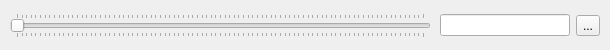
<?xml version="1.0" encoding="UTF-8"?>
<ui version="4.0">
 <class>Pump</class>
 <widget class="QWidget" name="Pump">
  <property name="geometry">
   <rect>
    <x>0</x>
    <y>0</y>
    <width>610</width>
    <height>50</height>
   </rect>
  </property>
  <property name="windowTitle">
   <string>Pump</string>
  </property>
  <widget class="QWidget" name="horizontalLayoutWidget">
   <property name="geometry">
    <rect>
     <x>10</x>
     <y>10</y>
     <width>421</width>
     <height>31</height>
    </rect>
   </property>
   <layout class="QHBoxLayout" name="horizontalLayout">
    <item>
     <widget class="QSlider" name="horizontalSlider">
      <property name="enabled">
       <bool>true</bool>
      </property>
      <property name="minimum">
       <number>12</number>
      </property>
      <property name="maximum">
       <number>100</number>
      </property>
      <property name="pageStep">
       <number>1</number>
      </property>
      <property name="orientation">
       <enum>Qt::Horizontal</enum>
      </property>
      <property name="tickPosition">
       <enum>QSlider::TicksBothSides</enum>
      </property>
      <property name="tickInterval">
       <number>1</number>
      </property>
     </widget>
    </item>
   </layout>
  </widget>
  <widget class="QWidget" name="horizontalLayoutWidget_2">
   <property name="geometry">
    <rect>
     <x>440</x>
     <y>10</y>
     <width>160</width>
     <height>31</height>
    </rect>
   </property>
   <layout class="QHBoxLayout" name="horizontalLayout_2">
    <item>
     <widget class="QLineEdit" name="lineEdit"/>
    </item>
    <item>
     <widget class="QToolButton" name="toolButton_2">
      <property name="text">
       <string>...</string>
      </property>
     </widget>
    </item>
   </layout>
  </widget>
 </widget>
 <resources/>
 <connections/>
</ui>
